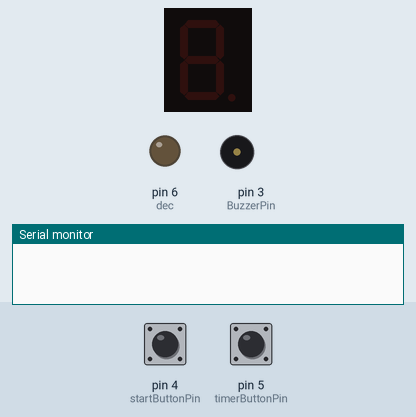
Recording of a sketch running on a simulated Arduino Uno, built with avr-gcc and run on an emulated ATmega328P. Parts: 1-digit seven-segment display, output pins drawn as LEDs (lit = HIGH), buzzer (waves = sounding), the last lines printed to the serial monitor. Wiring (inferred from the names in the program): 1-digit 7-segment display, segments lit when HIGH: segments pin 7, pin 8, pin 9, pin 10, pin 11, pin 13, pin 12. The inputs (shaded band) are chosen by the test bench; at power-on: pin 5 (timerButtonPin) HIGH, pin 4 (startButtonPin) HIGH. The segment pins are drawn as the display they are named for; pins used as bus, display or sensor lines are not drawn.

Above: at 1.2 s.
1.3 s: pin 5 (timerButtonPin) pulled LOW for 1 s
At 3.1 s:
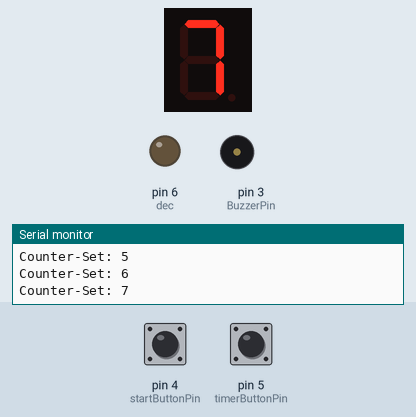
4.3 s: pin 4 (startButtonPin) pulled LOW for 0.15 s
At 4.6 s:
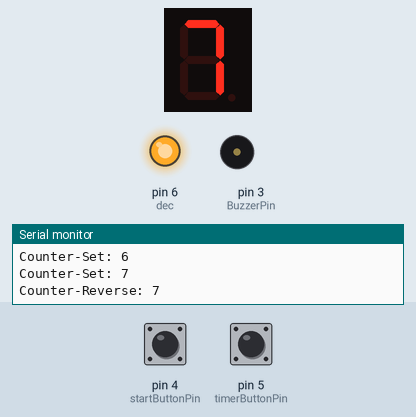
10.4 s: pin 5 (timerButtonPin) pulled LOW for 3.2 s
At 14.2 s:
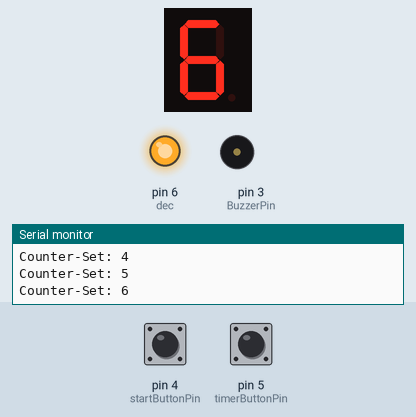
15.1 s: pin 4 (startButtonPin) pulled LOW for 1 s
At 16.9 s:
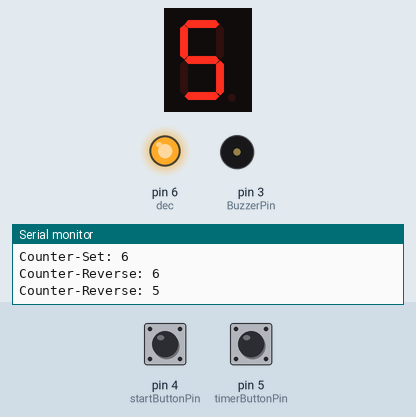
19.1 s: pin 4 (startButtonPin) pulled LOW for 3.2 s
At 24.6 s:
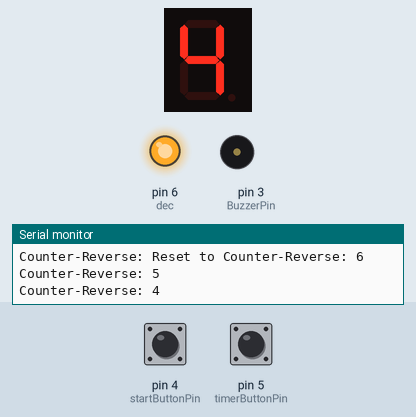
Timing chart, 0 to 26.1 s (numbered marks = the images above; inputs shaded):
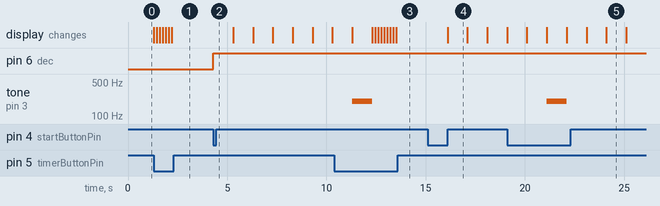

Measured:
- after the input at 1.3 s, the display: first changes at once (image 1 shows a later state)
- after the input at 4.3 s, pin 6 (dec): LOW → HIGH at once
- after the input at 10.4 s, the display: first differs from a run without the input after 1.9 s (image 3 shows a later state)
- after the input at 15.1 s, the display: changes after 1.0 s (image 4)
- what the display in image 4 shows lasts 1.0 s, from 16.1 s to 17.1 s

The sketch:

7SegmentDisplay_CodeFile.ino
```cpp
// (licence header left out)
/* Declaring the variables and pins for 7 Segment display */
int f = 13;
int g = 12;
int e = 11;
int d = 10;
int c = 9;
int b = 8;
int a = 7;
int dec = 6;
int inp;
int counter = 0;
const int timerButtonPin = 5;
const int startButtonPin = 4;
const int BuzzerPin = 3;

int n[16][7] = {
  /*a, b, c, d, e, f, g*/
  {1, 1, 1, 1, 1, 1, 0}, /*0*/
  {0, 1, 1, 0, 0, 0, 0}, /*1*/
  {1, 1, 0, 1, 1, 0, 1}, /*2*/
  {1, 1, 1, 1, 0, 0, 1}, /*3*/
  {0, 1, 1, 0, 0, 1, 1}, /*4*/
  {1, 0, 1, 1, 0, 1, 1}, /*5*/
  {1, 0, 1, 1, 1, 1, 1}, /*6*/
  {1, 1, 1, 0, 0, 0, 0}, /*7*/
  {1, 1, 1, 1, 1, 1, 1}, /*8*/
  {1, 1, 1, 1, 0, 1, 1}, /*9*/
  {1, 1, 1, 0, 1, 1, 1}, /*A*/
  {0, 0, 1, 1, 1, 1, 1}, /*b*/
  {1, 0, 0, 1, 1, 1, 0}, /*C*/
  {0, 1, 1, 1, 1, 0, 1}, /*d*/
  {1, 0, 0, 1, 1, 1, 1}, /*E*/
  {1, 0, 0, 0, 1, 1, 1}  /*F*/
};

void setup()
{
  /* Declaring inp/op of pins in setup */
  pinMode(f, OUTPUT);
  pinMode(g, OUTPUT);
  pinMode(e, OUTPUT);
  pinMode(d, OUTPUT);
  pinMode(c, OUTPUT);
  pinMode(b, OUTPUT);
  pinMode(a, OUTPUT);
  pinMode(dec, OUTPUT);
  pinMode(timerButtonPin, INPUT);
  pinMode(startButtonPin, INPUT);
  pinMode(BuzzerPin, OUTPUT);
  Serial.begin(9600);
}

void loop()
{
  int timerButtonState;
  timerButtonState = digitalRead(timerButtonPin);
  /* 'timerButtonState' stores the current state [On/Off]
     of the Timer-button */
  int startTimerButtonState;
  startTimerButtonState = digitalRead(startButtonPin);
  /* 'startTimerButtonState' stores the current state
     [On/Off] of the Start-button */

  if (timerButtonState == LOW)
  {
    /* When Timer-button is pressed,
       thec counter increments and till it is <= 10. */
    counter++;
    if (counter >= 10) {
      counter = 0;
    }
    Serial.print("Counter-Set: ");
    Serial.println(counter);
    num(counter);
    /* Displaying the value of counter on Display */
    delay(150);
  }

  if (startTimerButtonState == LOW) {
    /* On Start-button pressed,
         the counter decrements and value is displayed on
         7 Segment Display. */
    startReverseTimer(counter);
  }
}

void startReverseTimer(int time) {
  /* Decresing the counter value and displaying it on 7 Segment Display */
  for (int i = 0; i < time; i++)
  {
    num(time - i);
    digitalWrite(dec, HIGH);
    Serial.print("Counter-Reverse: ");
    Serial.println(time - i);
    delay(1000);
  }
  Serial.print("Counter-Reverse: Reset to ");
  num(0); /* Setting the value back to Zero when the timer ends. */
  /* digitalWrite(BuzzerPin, HIGH);
     delay(1000);
     digitalWrite(BuzzerPin, LOW); */
  tone(BuzzerPin, 200); /* Alarming the buzzer when timer ends. */
  delay(1000);
  noTone(BuzzerPin);
}

void num(int i)
{
  /* Writes the value as per the list for every LED in 7 Segment Display */
  digitalWrite(a, n[i][0]);
  digitalWrite(b, n[i][1]);
  digitalWrite(c, n[i][2]);
  digitalWrite(d, n[i][3]);
  digitalWrite(e, n[i][4]);
  digitalWrite(f, n[i][5]);
  digitalWrite(g, n[i][6]);
}
```
